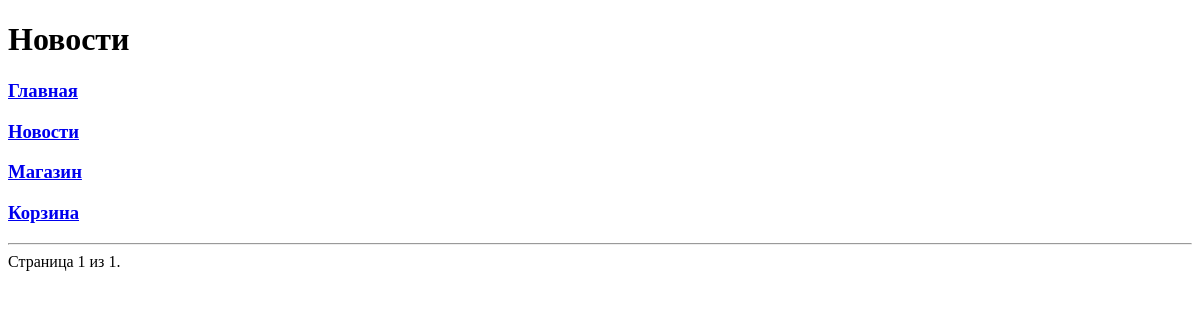
Before: /platform/news/ with the older database file.
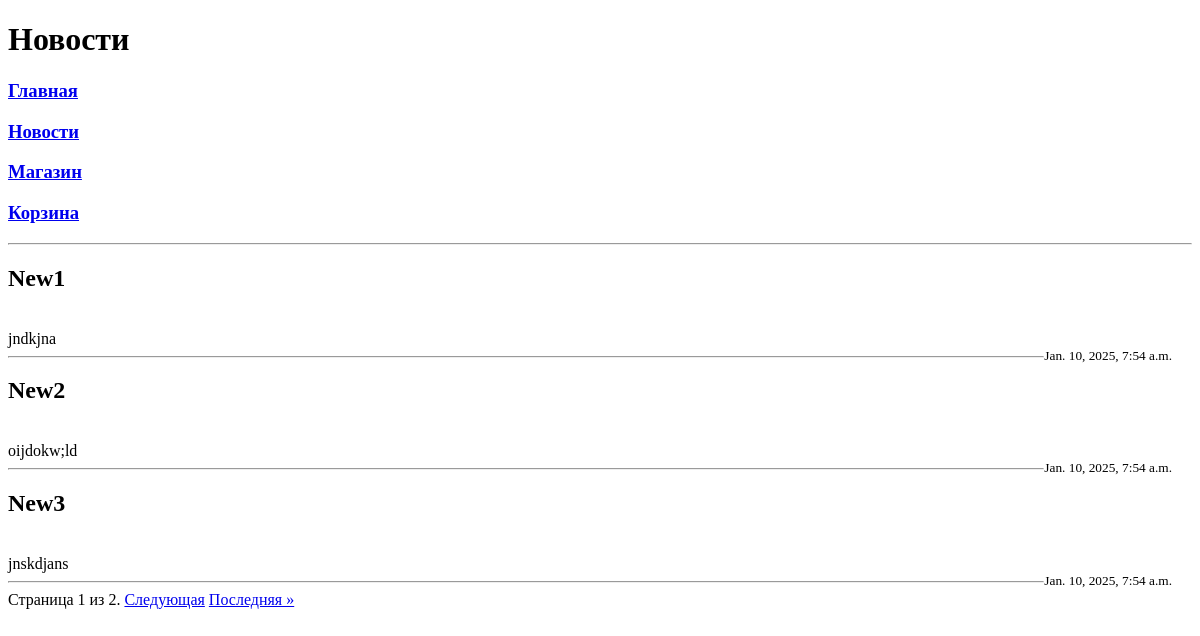
After: the same page with the newer database file.
### task1/models.py (models this page shows, shortened)
class New(models.Model):
    title = models.CharField(max_length=100)
    content = models.TextField()
    date = models.DateTimeField(auto_now_add=True)

### task1/views.py (the view)
# urls.py: path('platform/news/', index_news),
def index_news(request):
    new = New.objects.all()
    paginator = Paginator(new, 3)
    page_number = request.GET.get('page')
    news = paginator.get_page(page_number)
    return render(request, 'news.html', {'news': news})

### templates/news.html (shortened to what this page needs)
{% extends 'menu.html' %}
{% block pagename %}<h1>Новости</h1>{% endblock %}
{% block menu %}{{ block.super }}{% endblock %}
{% block content %}
    <hr>
    {% for new in news %}
        <h2>{{ new.title }}</h2>
        <br>
        {{ new.content }}
        <br>
        <small style="float: right; margin-right: 20px;">{{ new.date }}</small>
        <hr>
    {% endfor %}
    <div class="pagination">
        <span class="step-links">
            <span class="current">
                Страница {{ news.number }} из {{ news.paginator.num_pages }}.
            </span>
            {% if news.has_next %}
                <a href="?page={{ news.next_page_number }}">Следующая</a>
                <a href="?page={{ news.paginator.num_pages }}">Последняя &raquo;</a>
            {% endif %}
        </span>
    </div>
{% endblock %}

Changed rows visible on the page:
added New: title "New1", content "jndkjna", date "Jan. 10, 2025, 7:54 a.m."
added New: title "New2", content "oijdokw;ld", date "Jan. 10, 2025, 7:54 a.m."
added New: title "New3", content "jnskdjans", date "Jan. 10, 2025, 7:54 a.m."
Other visible differences:
{{ news.paginator.num_pages }}: "1" → "2"
text now shown: "Следующая Последняя »"
